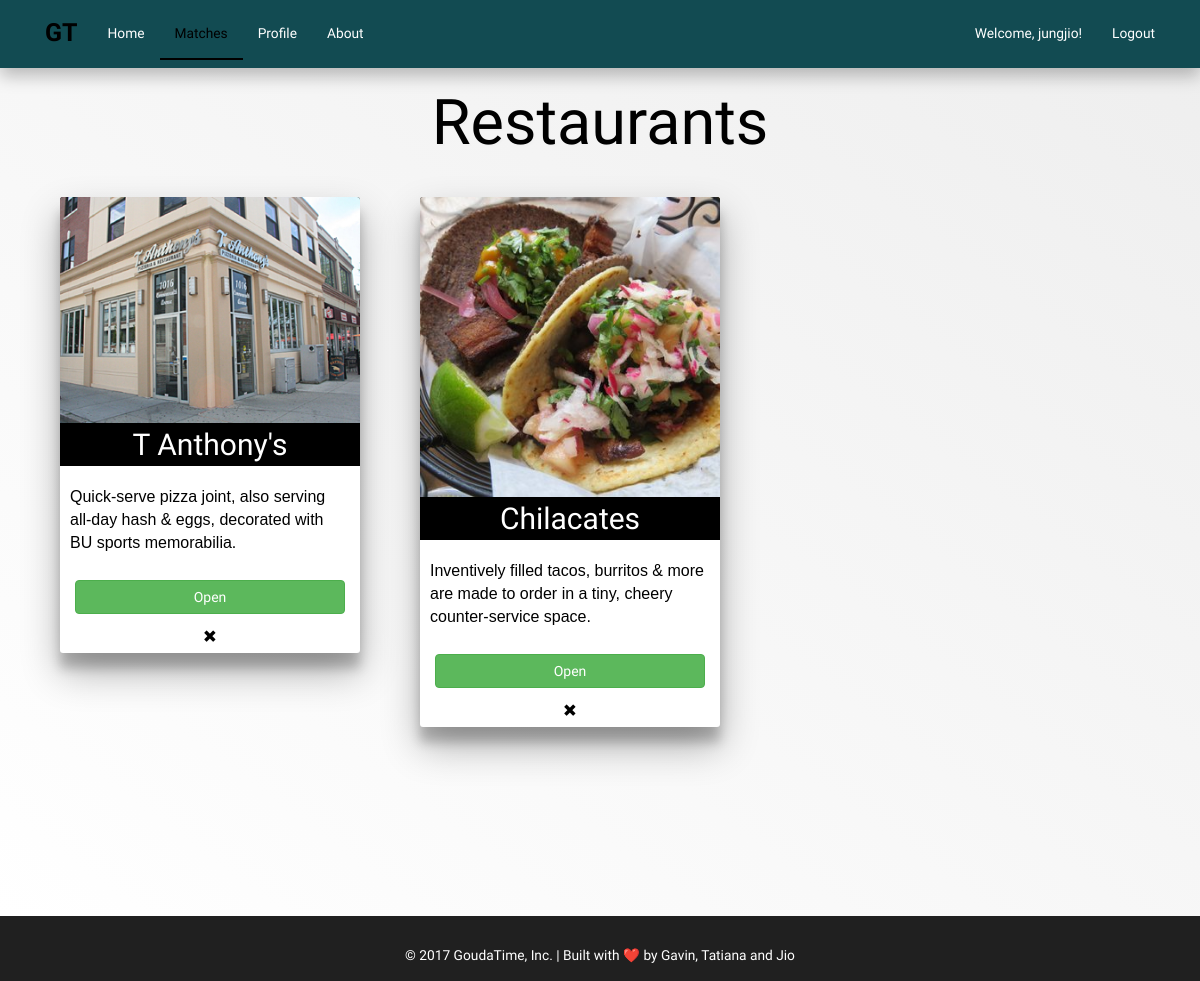
The app's page /swiper/matches/ (signed in), older data.
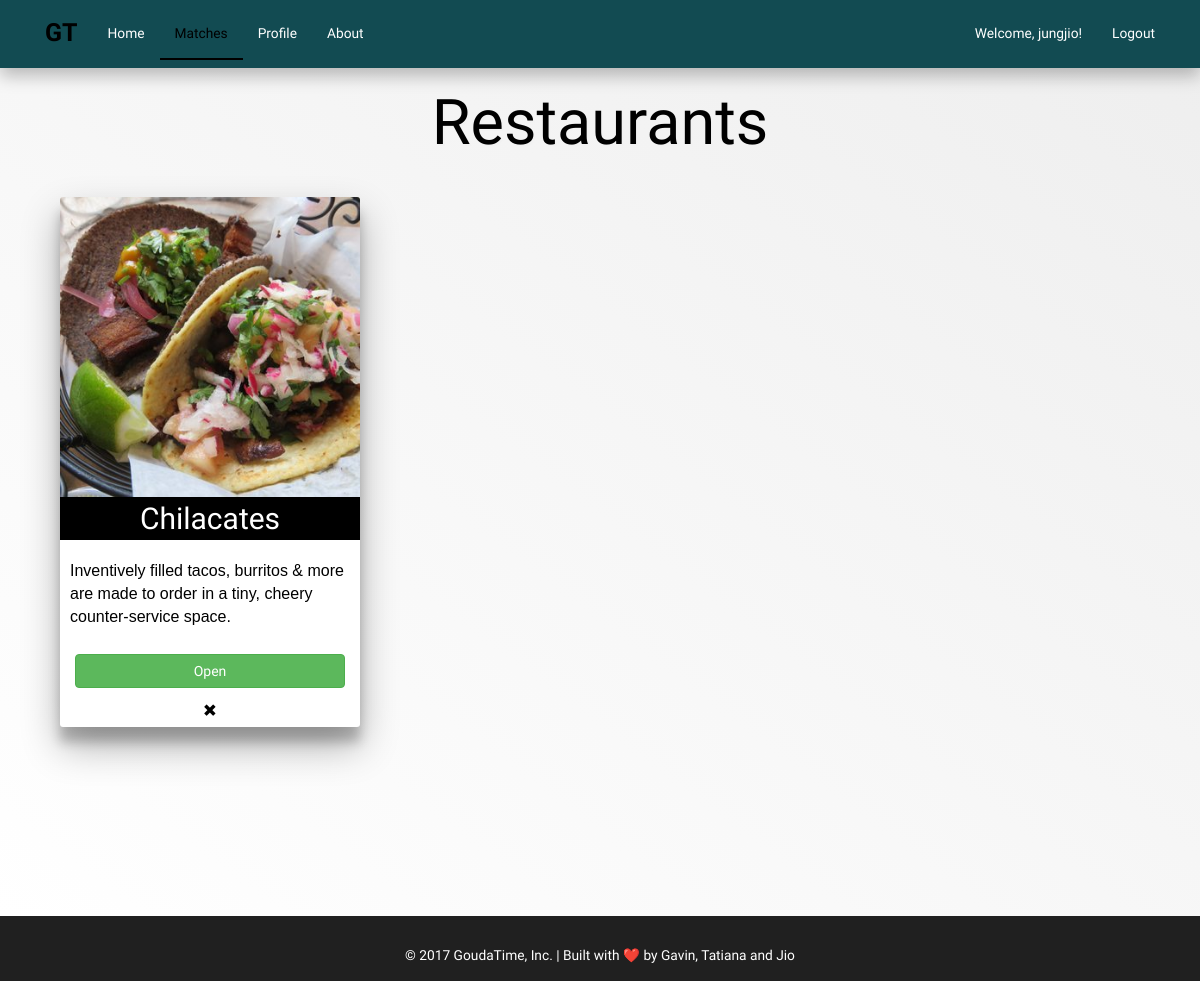
The same page, newer data.
### swiper/models.py (models this page shows, shortened)
class Picture(models.Model):
    id = models.UUIDField(primary_key=True, default=uuid.uuid4, editable=False)
    name = models.CharField(max_length=100, help_text="Enter the picture name (e.g. Seating Area, or Kitchen)")
    image = models.ImageField(upload_to = 'swiper/static/img/', default = 'swiper/static/img/no-img.png')

class Match(models.Model):
    user = models.ForeignKey(User, related_name="match_user")
    restaurant = models.ForeignKey(Restaurant, related_name="match_restaurant")
    date_matched = models.DateField(auto_now_add=True, editable=False)
    deny = models.BooleanField(default=False)

class Restaurant(models.Model):
    id = models.UUIDField(primary_key=True, default=uuid.uuid4, editable=False)
    name = models.CharField(max_length=100, help_text="Enter the restaurant name (e.g. Santarpio's or Jimmy's Subs)")
    description = models.TextField(max_length=1000, help_text="Enter a brief description of the restaurant")
    address = models.CharField(max_length=75, help_text='123 Sample St, City ST 90210')
    hours = models.CharField(max_length=200, help_text="Enter the restaurant hours (e.g. M-F 9-5, Sat 12-5, Sun Closed)")
    pictures = models.ManyToManyField(Picture, help_text="Select pictures for this restaurant")
    category = models.CharField(max_length=50, help_text="Enter the general food category (e.g. Mexican, American, Thai, etc)")
    def __str__(self):
        return str(self.name)

### swiper/views.py (the view)
@login_required
def matches(request):
    user_pk = request.user.pk
    matches = MatchManager.get_matches(user=user_pk, deny=False)
    if request.method == 'POST':
        form = RemoveMatchForm(request.POST)
        if form.is_valid():
            form.save(request.user)
            return redirect('Matches')
    else:
        form = RemoveMatchForm()
    return render(request, 'matches.html',
                              {'matches': matches},)

### swiper/models.py (called while the page is built)
    def get_matches(user, deny=False):
        matches = Match.objects.filter(user=user, deny=deny)
        return matches

### swiper/templates/matches.html (shortened to what this page needs)
{% extends "base.html" %}
{% block nav-matches %}<a href="#" class="nav-active">Matches</a>{% endblock %}
{% block content %}
<div class="container container-full" onload="initElement();">
    <div class="row">
        <h1>Restaurants</h1>
    </div>
    <div class="row">
        {% if matches %}
            {% for match in matches %}
            <div class="card card-match" style="width: 30rem;">
                {% for picture in match.restaurant.pictures.all %}
                <img class="card-img-top" src="/{{ picture.image }}" alt="{{ picture.name }}">
                {% endfor %}
                <div class="card-body">
                    <h2 class="card-title">{{ match.restaurant }}</h2>
                    <p class="card-text">{{ match.restaurant.description }}</p>
                    <a href="/swiper/restaurants/{{match.restaurant.id}}" class="btn btn-success match-button">Open</a>
                </div>
                <div class="close-me">
                    <span id='close' data-toggle="modal" data-target="#myModal" data-rest-pk="{{ match.restaurant.pk }}" data-rest-name="{{ match.restaurant.name }}"><span class="glyphicon glyphicon-remove" aria-hidden="true"></span></span>
                </div>
            </div>
            {% endfor %}
        {% else %}
            <h2>Hm. 😐 It doesn't appear you have any matches.</h2>
            <p>Maybe try clicking on the <a href="/swiper">Home</a> button?</p>
        {% endif %}
    </div>
</div>
{% endblock %}

### swiper/templates/base.html (shortened to what this page needs)
{% load static %}
{% load bootstrap3 %}
{% bootstrap_css %}
<!DOCTYPE html>
<html lang="en">
<head>
    <link href="{% static 'css/bootstrap.css' %}" rel="stylesheet">
    <link href="{% static 'css/styles.css' %}" rel="stylesheet">
</head>
<body>
    {% block nav %}
    <nav class="navbar navbar-inverse navbar-fixed-top navbar-gouda">
        <div class="container">
            <form class="navbar-form navbar-left">
                <div class="navbar-header">
                        <a class="navbar-brand navbar-thicc" href="/swiper">GT</a>
                </div>
                <ul class="nav navbar-nav">
                    {% if user.is_authenticated %}
                    <li>{% block nav-home %}<a href="/swiper/">Home</a>{% endblock %}</li>
                    <li>{% block nav-matches %}<a href="/swiper/matches" >Matches</a>{% endblock %}</li>
                    <li class="profile">{% block nav-profile %}<a href="/swiper/profile/">Profile</a>{% endblock %}</li>
                    {% endif %}
                    <li>{% block nav-about %}<a href="/swiper/about">About</a>{% endblock %}</li>
                </ul>
            </form>
            <form class="navbar-form navbar-right">
                {% if user.is_authenticated %}
                <ul class="nav navbar-nav">
                    <li><a href="/swiper/profile/">Welcome, {{user.username}}!</a></li>
                    <li><a href="/accounts/logout">Logout</a></li>
                </ul>
                {% else %}
                <ul class="nav navbar-nav navbar-right-buttons">
                    <li class="navbar-button-right"><a href="/accounts/login"><span class="glyphicon glyphicon-user" aria-hidden="true"></span> Log in</a></li>
                    <li class=""><a href="/swiper/signup">Sign up</a></li>
                </ul>
                {% endif %}
            </form>
        </div>
    </nav>
    {% endblock %}
    <div class="jumbotron">
        <div class="container">
            {% block content %}{% endblock %}
        </div>
    </div>
    <div class="footer">
        <footer>
            &copy; 2017 GoudaTime, Inc. | Built with ❤️ by Gavin, Tatiana and Jio
        </footer>
    </div>
</body>
</html>

Row changes from the older to the newer data that the page shows:
no longer on this page (row edited): Match: restaurant "T Anthony's", restaurant.description "Quick-serve pizza joint, also serving all-day hash & eggs, decorated with BU sports memorabilia."
no longer on this page (row unchanged): Picture: image (picture), shown under "T Anthony's"
